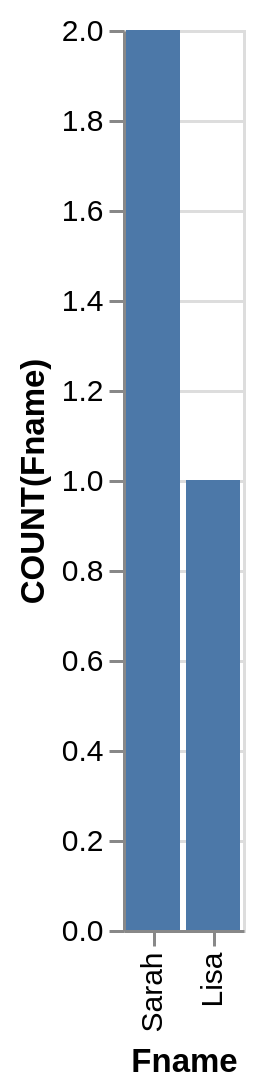

The Vega-Lite source for this figure:
### Vega-Lite specification from a JSON file in a GitHub repository (floating-point values rounded to 4 significant figures)
{"data": {"values": [{"x_data": "Sarah", "y_data": 2}, {"x_data": "Lisa", "y_data": 1}]}, "mark": "bar", "encoding": {"x": {"field": "x_data", "type": "nominal", "title": "Fname", "sort": {"op": "sum", "field": "y_data", "order": "descending"}}, "y": {"field": "y_data", "type": "quantitative", "title": "COUNT(Fname)"}}}
